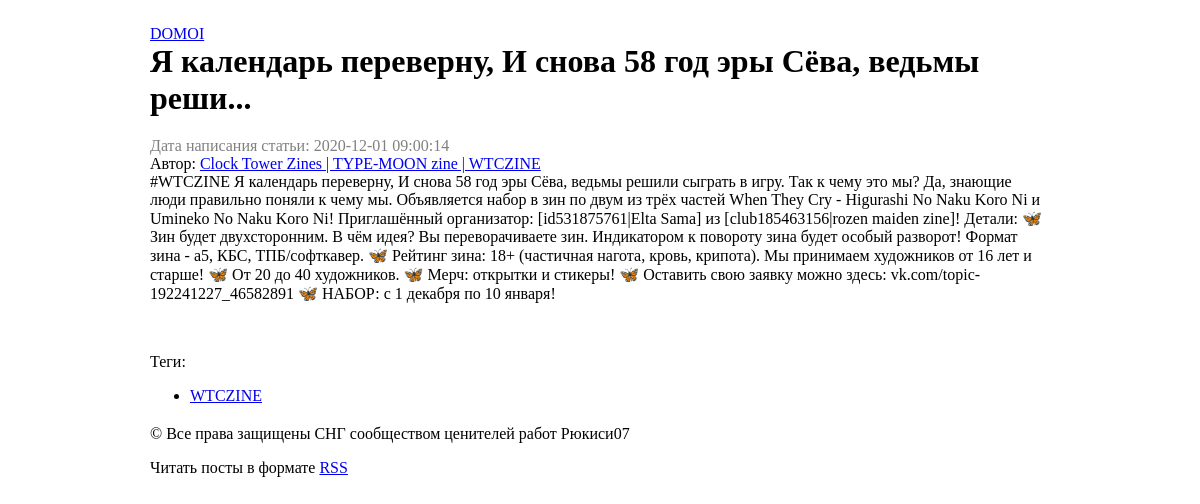
/post/244, run on the app's committed database.
### db.py (models this page shows)
class BaseModel(Model):
    class Meta:
        database = database

class Post(BaseModel):
    id = AutoField(unique=True)
    date = DateField()
    owner_id = IntegerField()
    vk_id = IntegerField()
    title = CharField()
    text = TextField()

class Tags(BaseModel):
    id = AutoField(unique=True)
    vk_id = ForeignKeyField(Post, backref='tags')
    name = CharField()

### app.py (the view)
@app.route('/post/<int:post_id>')
def get_post(post_id):
    query = Post.get(Post.vk_id==post_id)
    title = query.title
    body = query.text
    date = (datetime
            .utcfromtimestamp(query.date)
            .strftime('%Y-%m-%d %H:%M:%S'))
    author = authorizify(query.owner_id)
    tags = Tags.select().where(Tags.vk_id==post_id)
    att = Attachments.select().where(Attachments.vk_id==post_id)
    return render_template('post.html',
                           title=title,
                           date=date,
                           author=author,
                           body=body,
                           tags=tags,
                           att=att)

### app.py (called while the page is built)
def authorizify(id: int) -> str:
    authors = {
        -144705371: ["https://vk.com/ryukishi07", "ORIGINAL"],
        -81413361: ["https://vk.com/id70251320", "Алексей Кулешов"],
        -89327841: ["https://vk.com/xx_gensokyo_xx", "EXTREME RUSSIAN FANDOM FOR TOUHOU"],
        -192241227:["https://vk.com/clocktowerzines", "Clock Tower Zines | TYPE-MOON zine | WTCZINE"]
    }
    if id in authors:
        return authors[id]
    else:
        return ["https://vk.com/ryukishi07", "АВТОР ПОКА НЕ НАЙДЕН"]

### templates/post.html (shortened to what this page needs)
{% extends "base.html" %}
{% block post_title %} {{ title }} {% endblock %}
{% block content %}
<div class="date">Дата написания статьи: {{ date }} </div>
<div class="author">Автор: <a href="{{ author[0] }}"> {{ author[1] }} </a></div>
{{ body }}
{% for at in att %}
<p>
</p>
{% endfor %}
Теги:
<ul>
{% for tag in tags %}
<li><a href="/tag/{{ tag.name }}">{{ tag.name }}</a></li>
{% endfor %}
</ul>
{% endblock %}

### static/style.css (style rules this page uses)
body { background-color: white; margin: 25px 150px 75px }
.date { color: grey; style: italic; }

### data on the page
Post: title "Я календарь переверну, И снова 58 год эры Сёва, ведьмы реши...", text "#WTCZINE Я календарь переверну, И снова 58 год эры Сёва, ведьмы решили сыграть в игру. Так к чему это мы? Да, знающие люди правильно поняли к чему мы. Объявляется набор в зин по двум из трёх частей When They Cry - Higurashi No Naku Koro Ni и Umineko No Naku Koro Ni! Приглашённый организатор: [id531875761|Elta Sama] из [club185463156|rozen maiden zine]! Детали: 🦋 Зин будет двухсторонним. В чём идея? Вы переворачиваете зин. Индикатором к повороту зина будет особый разворот! Формат зина - а5, КБС, ТПБ/софткавер. 🦋 Рейтинг зина: 18+ (частичная нагота, кровь, крипота). Мы принимаем художников от 16 лет и старше! 🦋 От 20 до 40 художников. 🦋 Мерч: открытки и стикеры! 🦋 Оставить свою заявку можно…"
Tags: name "WTCZINE"

### other printed values
{{ date }} "2020-12-01 09:00:14"
{{ author[1] }} "Clock Tower Zines | TYPE-MOON zine | WTCZINE"
